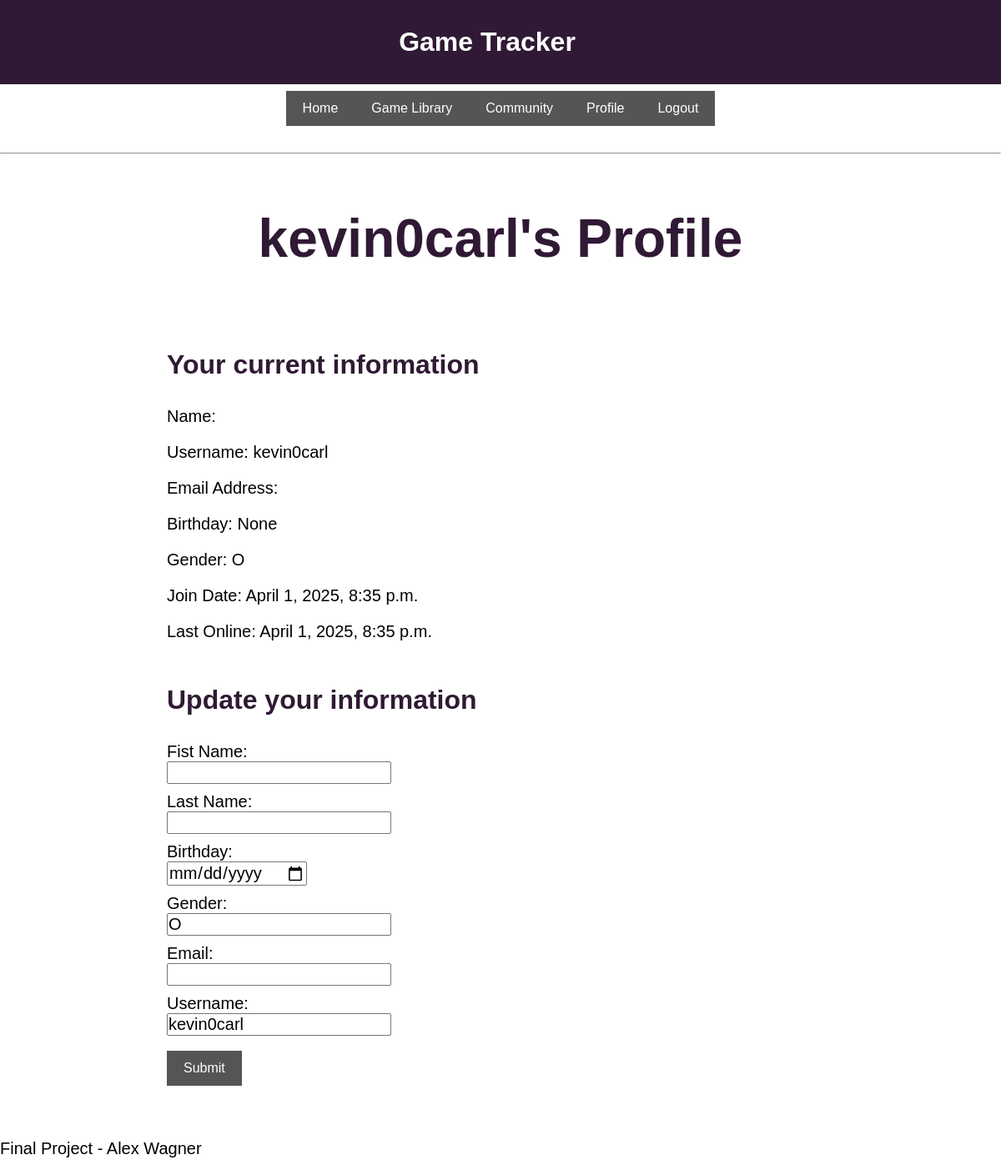
Page /profile/alexw145/ (signed in) on the committed database.
### game_tracker/models.py (models this page shows, shortened)
class Profile(models.Model):
    user = models.OneToOneField(User, on_delete=models.CASCADE)
    birthday = models.DateField(null=True, blank=True)
    gender = models.CharField(max_length=15, choices=[('M', 'Male'), ('F', 'Female'), ('O', 'Other')], blank=True, default='O')

### game_tracker/views.py (the view, shortened to what this page needs)
# urls.py: path("profile/<str:str>/", views.ProfileDetail.as_view(), name="profile-detail"),
class ProfileDetail(LoginRequiredMixin, DetailView):
    model = Profile
    template_name = "game_tracker/gametrackerprofile.html"
    def get_object(self):
        if Profile.objects.filter(user=self.request.user):
            return self.model.objects.get(user=self.request.user)
        else: # if there is no profile connected to the user, a profile is created based from the user.
            Profile.objects.create(user=self.request.user)
            return self.model.objects.get(user=self.request.user)

### game_tracker/context_processors.py (called while the page is built)
def get_user_object(request):
    if request.user.is_authenticated:
        return {'user_object': request.user}
    return {}

### game_tracker/templates/game_tracker/gametrackerprofile.html (shortened to what this page needs)
{% extends "game_tracker/base.html" %}
{% block content %}
<div class="profile-detail-container">
<h1>
    {{ profile.user.username }}'s Profile
</h1>
<section class="user-profile-info">
    <h2>Your current information</h2>
    <p id="current_name">Name: {{ profile.user.first_name }} {{ profile.user.last_name }}</p>
    <p id="current_usrn">Username: {{ profile.user.username }}</p>
    <p id="current_email">Email Address: {{ profile.user.email }}</p>
    <p id="current_bday">Birthday: {{ profile.birthday }}</p>
    <p id="current_gender">Gender: {{ profile.gender }}</p>
    <p>Join Date: {{ profile.user.date_joined }}</p>
    <p>Last Online: {{ profile.user.date_joined }}</p>
</section>
<section class="user-update-profile-info">
    <h2>Update your information</h2>
    <form method="post">
        <label for="f_name">Fist Name: </label><br>
        <input type="text" id="f_name" name="f_name" value="{{ profile.user.first_name }}" required><br>
        <label for="l_name">Last Name: </label><br>
        <input type="text" id="l_name" name="l_name" value="{{ profile.user.last_name }}" required><br>
        <label for="bday">Birthday: </label><br>
        <input type="date" id="bday" name="bday" value="{% if profile.birthday %}{{ profile.birthday|date:'Y-m-d' }}{% endif %}" required><br>
        <label for="gender">Gender: </label><br>
        <input type="text" id="gender" name="gender" value="{{ profile.gender }}" required><br>
        <label for="email">Email: </label><br>
        <input type="text" id="email" name="email" value="{{ profile.user.email }}" required><br>
        <label for="usrn">Username: </label><br>
        <input type="text" id="usrn" name="usrn" value="{{ profile.user.username }}" required><br>
        <button type="button" id="profile-upd-submit-btn" >Submit</button>
    </form>
</section>
</div>
{% endblock %}

### game_tracker/static/game_tracker/style.css (style rules this page uses)
* { margin: 0; padding: 0; font-family: "Trebuchet MS", sans-serif; }
h1 { display: flex; justify-content: center; color: #301934; padding:1em 0em 1em 0em; font-size: 4em; }
h2 { margin: 1em 1em 1em 0em; color: #301934; font-size: 2em; }
p { font-size: 1.25em; margin: 1em 0em 1em 0em; max-width: 750px; }
button { margin: .5em 0em 2em 0em; padding: .75em 1.25em .75em 1.25em; font-size: 1em; background-color: #555555; border: none; color: #ffffff; }
label { font-size: 1.25em; margin: 1em 0em 0em 0em; }
input { font-size: 1.25em; margin: 0em 0em .5em 0em; }
.profile-detail-container { display: flex; flex-direction: column; align-items: center; }
.profile-detail-container > * { width: 100%; max-width: 800px; text-align: left; }

### rows in the picture
Profile: user.username "kevin0carl", birthday "None", gender "O", user.date_joined "April 1, 2025, 8:35 p.m.", usrn "kevin0carl"
